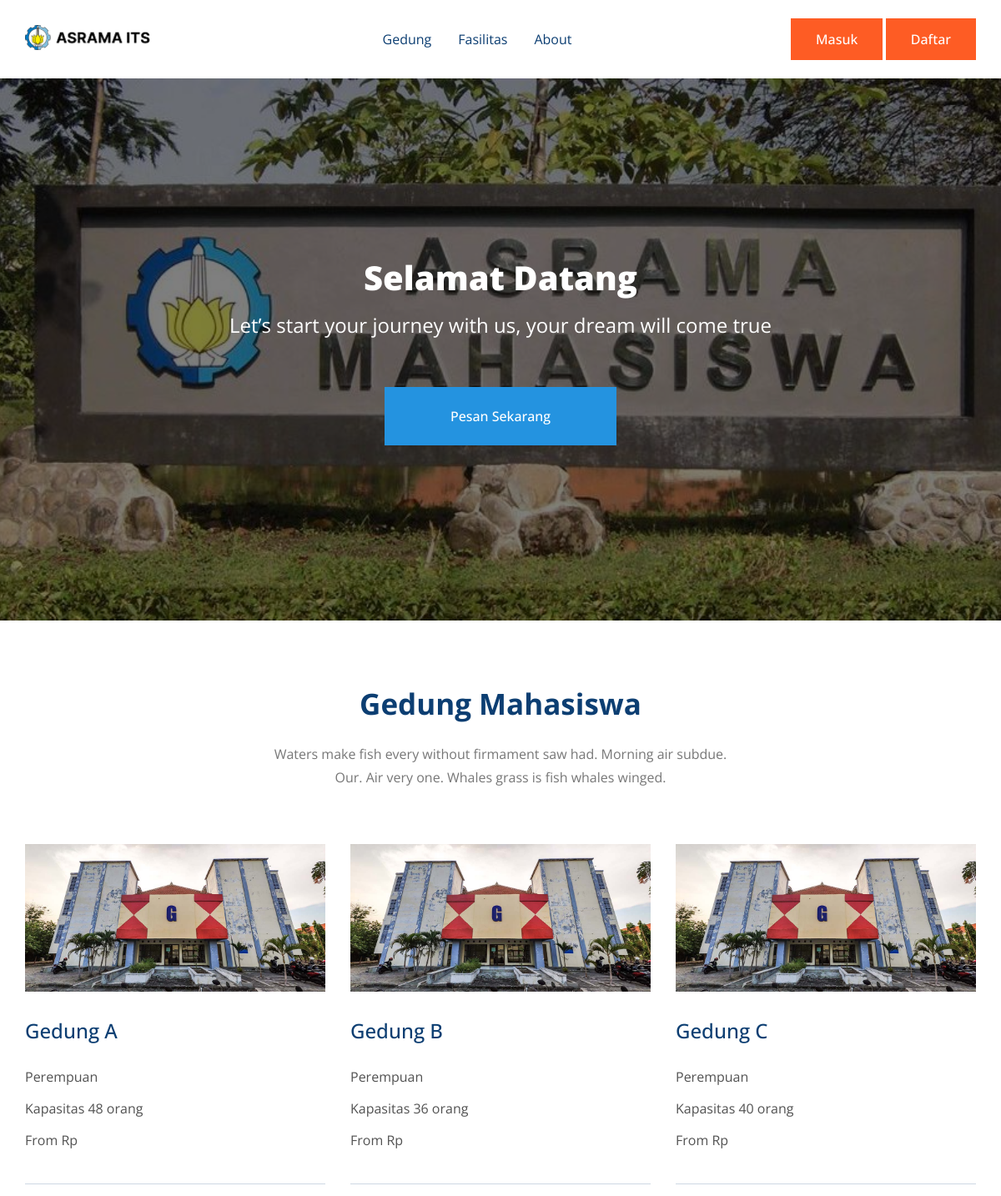
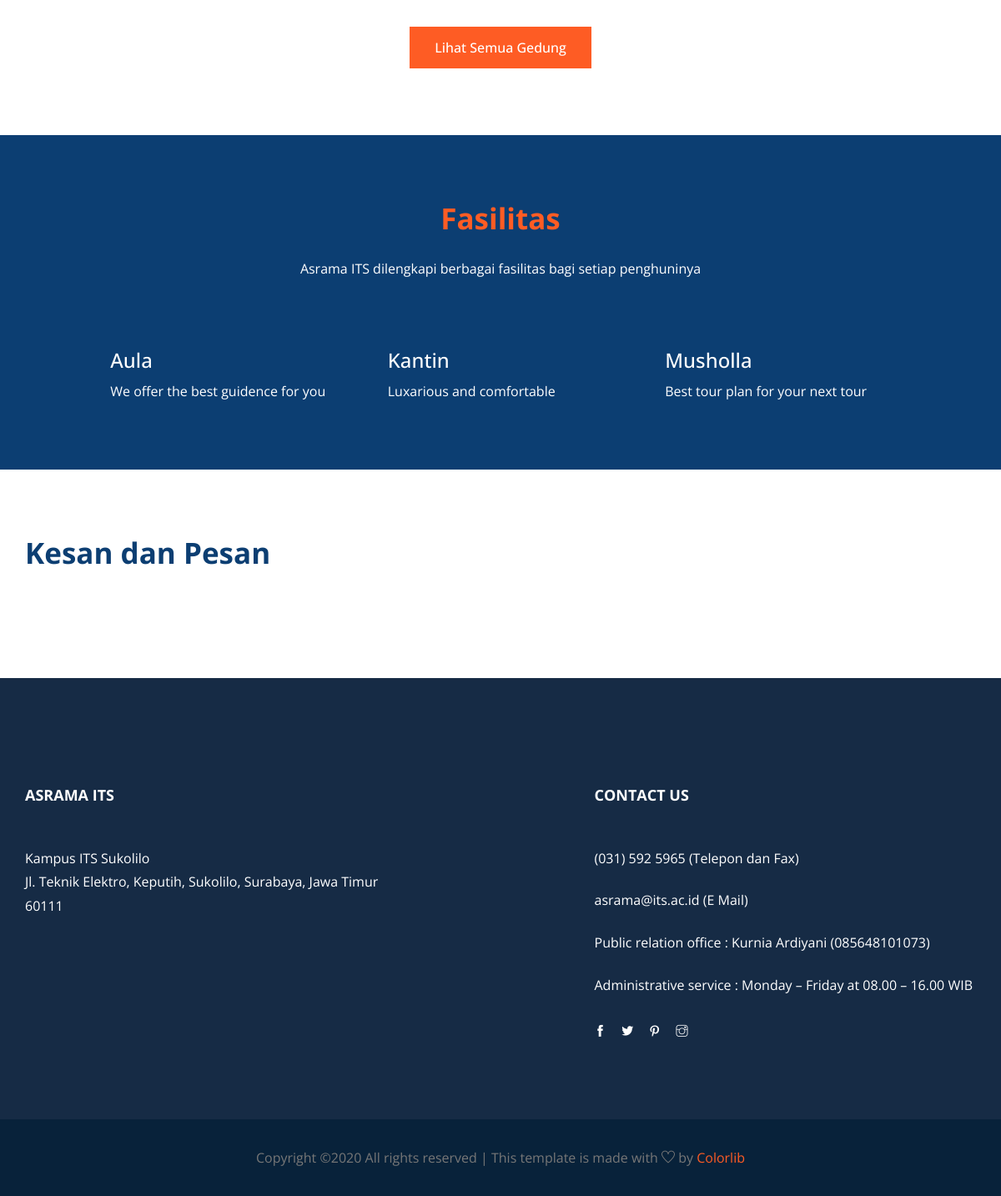
The page / on the database its author committed (2 pictures, top to bottom).
### tables this page shows
CREATE TABLE `gedung` (
  `id_gedung` int(4) AUTO_INCREMENT NOT NULL, 
  `nama` varchar(20) DEFAULT NULL,
  `penghuni` varchar(12) DEFAULT NULL,
  `lantai` int(2) DEFAULT NULL,
  `kapasitas` int(3) NOT NULL,
  `fasilitas` int(2) NOT NULL,
  PRIMARY KEY (`id_gedung`),
  CONSTRAINT `FK_gedung_fasilitas` FOREIGN KEY (`fasilitas`) REFERENCES `fasilitas` (`id_fasilitas`) ON DELETE CASCADE
);

### index.php (the view, shortened to what this page needs)
<?php
    include 'header.php';
    include 'navbar.php';
    $sql_gedung = "SELECT * FROM gedung LIMIT 3";
    $rows_gedung = mysqli_query($conn, $sql_gedung);
?>
    <section class="banner_part overlay-black">
        <div class="container">
            <div class="row align-items-center justify-content-center">
                <div class="col-lg-10">
                    <div class="banner_text text-center">
                        <div class="banner_text_iner">
                            <h1>Selamat Datang</h1>
                            <p>Let’s start your journey with us, your dream will come true</p>
                            <a href="cek.php" class="btn_1">Pesan Sekarang</a>
                        </div>
                    </div>
                </div>
            </div>
        </div>
    </section>
    <section class="hotel_list section_padding">
        <div class="container">
            <div class="row justify-content-center">
                <div class="col-xl-6">
                    <div class="section_tittle text-center">
                        <h2>Gedung Mahasiswa</h2>
                        <p>Waters make fish every without firmament saw had. Morning air subdue. Our. Air very one. Whales grass is fish whales winged.</p>
                    </div>
                </div>
            </div>
            <div class="row">
                <?php foreach ($rows_gedung as $row) : ?>
                    <div class="col-lg-4 col-sm-6 pt-3 pb-3">
                        <div class="single_ihotel_list">
                            <img src="img/ind/gedung_asrama.jpg" alt="">
                            <div class="hotel_text_iner">
                                <?php $a=$row['id_gedung'];$b=$row['nama'];echo "<h3> <a href='gedung/gedung_a.php?id_gedung=$a'>Gedung $b</a></h3>" ?>
                                <p><?= $row['penghuni']?></p>
                                <p>Kapasitas <?= $row['kapasitas']?> orang</p>
                                <p>From <span>Rp <?= $row['harga_termurah']?></span></p>
                            </div>
                        </div>
                    </div>
                <?php endforeach;?>
            </div>
            <div class="mt-30 row justify-content-center">
                <a href="gedung.php" class="btn_1">Lihat Semua Gedung</a>
            </div>
        </div>
    </section>
    <section class="best_services section_padding">
        <div class="container">
            <div class="row justify-content-center">
                <div class="col-xl-6">
                    <div class="section_tittle text-center">
                        <h2>Fasilitas</h2>
                        <p>Asrama ITS dilengkapi berbagai fasilitas bagi setiap penghuninya</p>
                    </div>
                </div>
            </div>
            <div class="row justify-content-center">
                <div class="col-lg-3 col-sm-6 ml-3 mr-4">
                    <div class="single_ihotel_list">
                        <h3> <a href="#">Aula</a></h3>
                        <p>We offer the best guidence for you</p>
                    </div>
                </div>
                <div class="col-lg-3 col-sm-6 ml-3 mr-4">
                    <div class="single_ihotel_list">
                        <h3> <a href="#">Kantin</a></h3>
                        <p>Luxarious and comfortable</p>
                    </div>
                </div>
                <div class="col-lg-3 col-sm-6 ml-3 mr-4">
                    <div class="single_ihotel_list">
                        <h3> <a href="#">Musholla</a></h3>
                        <p>Best tour plan for your next tour</p>
                    </div>
                </div>
            </div>
        </div>
    </section>
    <section class="client_review section_padding">
        <div class="container">
            <div class="row ">
                <div class="col-xl-6">
                    <div class="section_tittle">
                        <h2>Kesan dan Pesan</h2>
                    </div>
                </div>
            </div>
        </div>
    </section>
<?php
    include 'footer.php';
?>

### rows shown on the page
gedung: nama "A", penghuni "Perempuan", kapasitas "48"
gedung: nama "B", penghuni "Perempuan", kapasitas "36"
gedung: nama "C", penghuni "Perempuan", kapasitas "40"
